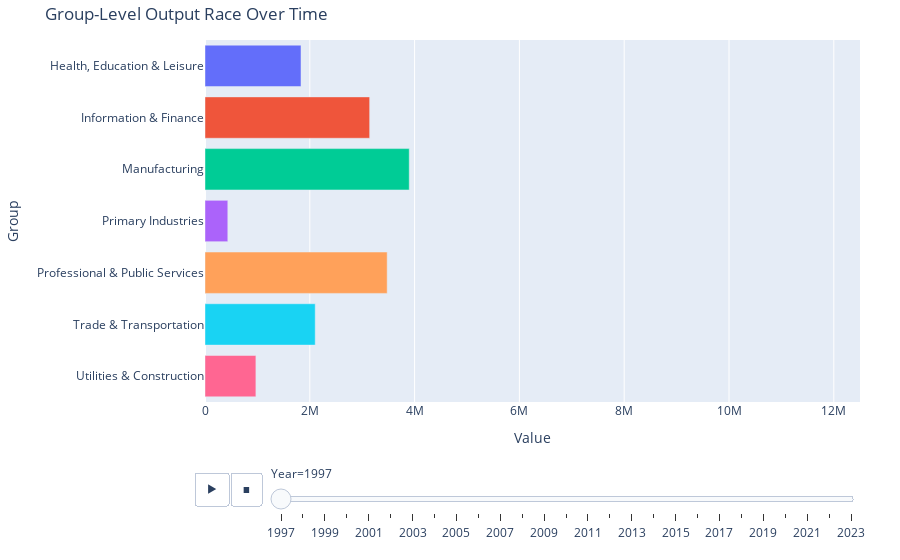

Notebook source saved alongside this figure:
### Code cell
import plotly.express as px

fig = px.bar(
    df_grouped,
    x="Value",
    y="Group",
    color="Group",
    animation_frame="Year",
    orientation='h',
    title="Group-Level Output Race Over Time"
)

# Optional: cap x-axis to a fixed upper bound (e.g., 5 million)
fig.update_layout(
    showlegend=False,
    xaxis=dict(range=[0, 12500000]),  # adjust this based on your data scale
    margin=dict(t=40, l=100, r=40, b=40)
)

fig.show()
#fig.write_html("../img/gdp_barcharts.html")

### Figure 1 — Plotly figure (JSON) as saved in the notebook; plotly's stock layout.template omitted (floating-point values rounded to 4 significant figures)
{"data": [{"hovertemplate": "Group=%{y}<br>Year=1997<br>Value=%{x}<extra></extra>", "legendgroup": "Health, Education & Leisure", "marker": {"color": "#636efa", "pattern": {"shape": ""}}, "name": "Health, Education & Leisure", "orientation": "h", "showlegend": true, "textposition": "auto", "type": "bar", "x": [1832247], "xaxis": "x", "y": ["Health, Education & Leisure"], "yaxis": "y"}, {"hovertemplate": "Group=%{y}<br>Year=1997<br>Value=%{x}<extra></extra>", "legendgroup": "Information & Finance", "marker": {"color": "#EF553B", "pattern": {"shape": ""}}, "name": "Information & Finance", "orientation": "h", "showlegend": true, "textposition": "auto", "type": "bar", "x": [3142400], "xaxis": "x", "y": ["Information & Finance"], "yaxis": "y"}, {"hovertemplate": "Group=%{y}<br>Year=1997<br>Value=%{x}<extra></extra>", "legendgroup": "Manufacturing", "marker": {"color": "#00cc96", "pattern": {"shape": ""}}, "name": "Manufacturing", "orientation": "h", "showlegend": true, "textposition": "auto", "type": "bar", "x": [3897775], "xaxis": "x", "y": ["Manufacturing"], "yaxis": "y"}, {"hovertemplate": "Group=%{y}<br>Year=1997<br>Value=%{x}<extra></extra>", "legendgroup": "Primary Industries", "marker": {"color": "#ab63fa", "pattern": {"shape": ""}}, "name": "Primary Industries", "orientation": "h", "showlegend": true, "textposition": "auto", "type": "bar", "x": [435109], "xaxis": "x", "y": ["Primary Industries"], "yaxis": "y"}, {"hovertemplate": "Group=%{y}<br>Year=1997<br>Value=%{x}<extra></extra>", "legendgroup": "Professional & Public Services", "marker": {"color": "#FFA15A", "pattern": {"shape": ""}}, "name": "Professional & Public Services", "orientation": "h", "showlegend": true, "textposition": "auto", "type": "bar", "x": [3476667], "xaxis": "x", "y": ["Professional & Public Services"], "yaxis": "y"}, {"hovertemplate": "Group=%{y}<br>Year=1997<br>Value=%{x}<extra></extra>", "legendgroup": "Trade & Transportation", "marker": {"color": "#19d3f3", "pattern": {"shape": ""}}, "name": "Trade & Transportation", "orientation": "h", "showlegend": true, "textposition": "auto", "type": "bar", "x": [2103399], "xaxis": "x", "y": ["Trade & Transportation"], "yaxis": "y"}, {"hovertemplate": "Group=%{y}<br>Year=1997<br>Value=%{x}<extra></extra>", "legendgroup": "Utilities & Construction", "marker": {"color": "#FF6692", "pattern": {"shape": ""}}, "name": "Utilities & Construction", "orientation": "h", "showlegend": true, "textposition": "auto", "type": "bar", "x": [971154], "xaxis": "x", "y": ["Utilities & Construction"], "yaxis": "y"}], "layout": {"barmode": "relative", "legend": {"title": {"text": "Group"}, "tracegroupgap": 0}, "margin": {"b": 40, "l": 100, "r": 40, "t": 40}, "showlegend": false, "sliders": [{"active": 0, "currentvalue": {"prefix": "Year="}, "len": 0.9, "pad": {"b": 10, "t": 60}, "steps": [{"args": [["1997"], {"frame": {"duration": 0, "redraw": true}, "fromcurrent": true, "mode": "immediate", "transition": {"duration": 0, "easing": "linear"}}], "label": "1997", "method": "animate"}, {"args": [["1998"], {"frame": {"duration": 0, "redraw": true}, "fromcurrent": true, "mode": "immediate", "transition": {"duration": 0, "easing": "linear"}}], "label": "1998", "method": "animate"}, {"args": [["1999"], {"frame": {"duration": 0, "redraw": true}, "fromcurrent": true, "mode": "immediate", "transition": {"duration": 0, "easing": "linear"}}], "label": "1999", "method": "animate"}, {"args": [["2000"], {"frame": {"duration": 0, "redraw": true}, "fromcurrent": true, "mode": "immediate", "transition": {"duration": 0, "easing": "linear"}}], "label": "2000", "method": "animate"}, {"args": [["2001"], {"frame": {"duration": 0, "redraw": true}, "fromcurrent": true, "mode": "immediate", "transition": {"duration": 0, "easing": "linear"}}], "label": "2001", "method": "animate"}, {"args": [["2002"], {"frame": {"duration": 0, "redraw": true}, "fromcurrent": true, "mode": "immediate", "transition": {"duration": 0, "easing": "linear"}}], "label": "2002", "method": "animate"}, {"args": [["2003"], {"frame": {"duration": 0, "redraw": true}, "fromcurrent": true, "mode": "immediate", "transition": {"duration": 0, "easing": "linear"}}], "label": "2003", "method": "animate"}, {"args": [["2004"], {"frame": {"duration": 0, "redraw": true}, "fromcurrent": true, "mode": "immediate", "transition": {"duration": 0, "easing": "linear"}}], "label": "2004", "method": "animate"}, {"args": [["2005"], {"frame": {"duration": 0, "redraw": true}, "fromcurrent": true, "mode": "immediate", "transition": {"duration": 0, "easing": "linear"}}], "label": "2005", "method": "animate"}, {"args": [["2006"], {"frame": {"duration": 0, "redraw": true}, "fromcurrent": true, "mode": "immediate", "transition": {"duration": 0, "easing": "linear"}}], "label": "2006", "method": "animate"}, {"args": [["2007"], {"frame": {"duration": 0, "redraw": true}, "fromcurrent": true, "mode": "immediate", "transition": {"duration": 0, "easing": "linear"}}], "label": "2007", "method": "animate"}, {"args": [["2008"], {"frame": {"duration": 0, "redraw": true}, "fromcurrent": true, "mode": "immediate", "transition": {"duration": 0, "easing": "linear"}}], "label": "2008", "method": "animate"}, {"args": [["2009"], {"frame": {"duration": 0, "redraw": true}, "fromcurrent": true, "mode": "immediate", "transition": {"duration": 0, "easing": "linear"}}], "label": "2009", "method": "animate"}, {"args": [["2010"], {"frame": {"duration": 0, "redraw": true}, "fromcurrent": true, "mode": "immediate", "transition": {"duration": 0, "easing": "linear"}}], "label": "2010", "method": "animate"}, {"args": [["2011"], {"frame": {"duration": 0, "redraw": true}, "fromcurrent": true, "mode": "immediate", "transition": {"duration": 0, "easing": "linear"}}], "label": "2011", "method": "animate"}, {"args": [["2012"], {"frame": {"duration": 0, "redraw": true}, "fromcurrent": true, "mode": "immediate", "transition": {"duration": 0, "easing": "linear"}}], "label": "2012", "method": "animate"}, {"args": [["2013"], {"frame": {"duration": 0, "redraw": true}, "fromcurrent": true, "mode": "immediate", "transition": {"duration": 0, "easing": "linear"}}], "label": "2013", "method": "animate"}, {"args": [["2014"], {"frame": {"duration": 0, "redraw": true}, "fromcurrent": true, "mode": "immediate", "transition": {"duration": 0, "easing": "linear"}}], "label": "2014", "method": "animate"}, {"args": [["2015"], {"frame": {"duration": 0, "redraw": true}, "fromcurrent": true, "mode": "immediate", "transition": {"duration": 0, "easing": "linear"}}], "label": "2015", "method": "animate"}, {"args": [["2016"], {"frame": {"duration": 0, "redraw": true}, "fromcurrent": true, "mode": "immediate", "transition": {"duration": 0, "easing": "linear"}}], "label": "2016", "method": "animate"}, {"args": [["2017"], {"frame": {"duration": 0, "redraw": true}, "fromcurrent": true, "mode": "immediate", "transition": {"duration": 0, "easing": "linear"}}], "label": "2017", "method": "animate"}, {"args": [["2018"], {"frame": {"duration": 0, "redraw": true}, "fromcurrent": true, "mode": "immediate", "transition": {"duration": 0, "easing": "linear"}}], "label": "2018", "method": "animate"}, {"args": [["2019"], {"frame": {"duration": 0, "redraw": true}, "fromcurrent": true, "mode": "immediate", "transition": {"duration": 0, "easing": "linear"}}], "label": "2019", "method": "animate"}, {"args": [["2020"], {"frame": {"duration": 0, "redraw": true}, "fromcurrent": true, "mode": "immediate", "transition": {"duration": 0, "easing": "linear"}}], "label": "2020", "method": "animate"}, {"args": [["2021"], {"frame": {"duration": 0, "redraw": true}, "fromcurrent": true, "mode": "immediate", "transition": {"duration": 0, "easing": "linear"}}], "label": "2021", "method": "animate"}, {"args": [["2022"], {"frame": {"duration": 0, "redraw": true}, "fromcurrent": true, "mode": "immediate", "transition": {"duration": 0, "easing": "linear"}}], "label": "2022", "method": "animate"}, {"args": [["2023"], {"frame": {"duration": 0, "redraw": true}, "fromcurrent": true, "mode": "immediate", "transition": {"duration": 0, "easing": "linear"}}], "label": "2023", "method": "animate"}], "x": 0.1, "xanchor": "left", "y": 0, "yanchor": "top"}], "title": {"text": "Group-Level Output Race Over Time"}, "updatemenus": [{"buttons": [{"args": [null, {"frame": {"duration": 500, "redraw": true}, "fromcurrent": true, "mode": "immediate", "transition": {"duration": 500, "easing": "linear"}}], "label": "&#9654;", "method": "animate"}, {"args": [[null], {"frame": {"duration": 0, "redraw": true}, "fromcurrent": true, "mode": "immediate", "transition": {"duration": 0, "easing": "linear"}}], "label": "&#9724;", "method": "animate"}], "direction": "left", "pad": {"r": 10, "t": 70}, "showactive": false, "type": "buttons", "x": 0.1, "xanchor": "right", "y": 0, "yanchor": "top"}], "xaxis": {"anchor": "y", "domain": [0, 1], "range": [0, 12500000], "title": {"text": "Value"}}, "yaxis": {"anchor": "x", "categoryarray": ["Utilities & Construction", "Trade & Transportation", "Professional & Public Services", "Primary Industries", "Manufacturing", "Information & Finance", "Health, Education & Leisure"], "categoryorder": "array", "domain": [0, 1], "title": {"text": "Group"}}}}
